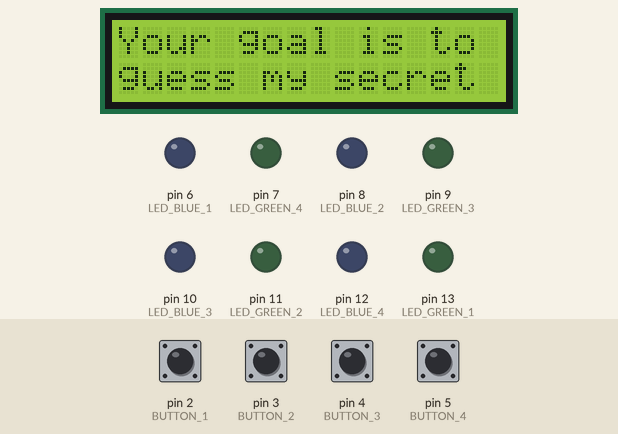
Simulated run of this sketch. Board: Arduino Uno, built with avr-gcc and run on an emulated ATmega328P. On the bench: 16×2 character LCD, output pins drawn as LEDs (lit = HIGH). Inputs (shaded band) come from the test bench; at power-on: pin 2 (BUTTON_1), pin 3 (BUTTON_2), pin 4 (BUTTON_3), pin 5 (BUTTON_4) HIGH. Random numbers use the default seed unless the sketch sets one.

Above: at 2.2 s.
At 8.1 s:
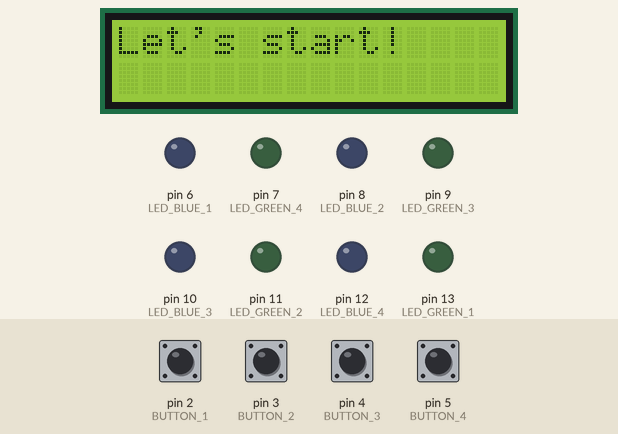
8.2 s: pin 3 (BUTTON_2) pulled LOW for 2.9 s
At 8.8 s:
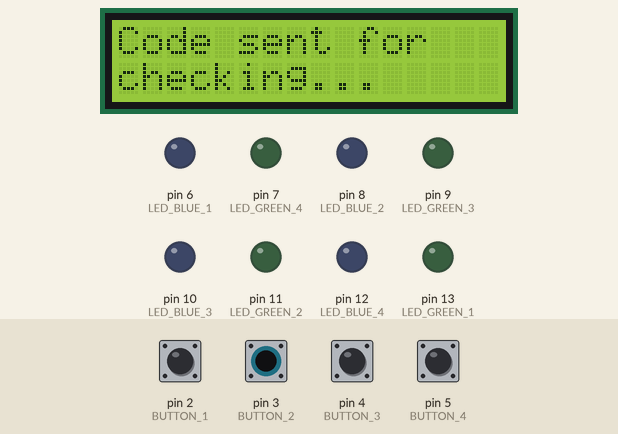
At 16.9 s:
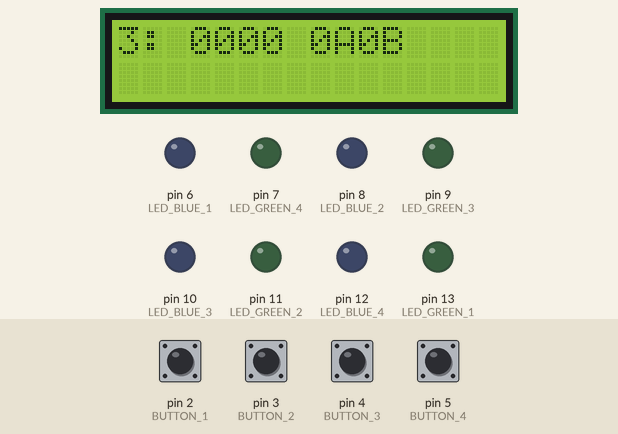
Timing chart, 0 to 18.4 s (numbered marks = the images above; inputs shaded):
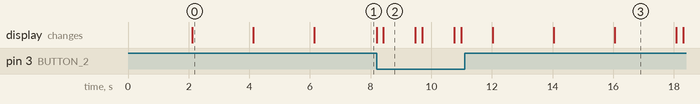

The sketch:

mastermind.ino
```cpp
#include <Wire.h>
#include <LiquidCrystal_I2C.h>
#include "mastermind.h"
#include "lcd_wrapper.h"

LiquidCrystal_I2C lcd(0x27, 16, 2);

void setup() {
    lcd.init();
    lcd.backlight();
    Serial.begin(9600);

    turn_off_leds();

    pinMode(BUTTON_1, INPUT_PULLUP);
    pinMode(BUTTON_2, INPUT_PULLUP);
    pinMode(BUTTON_3, INPUT_PULLUP);
    pinMode(BUTTON_4, INPUT_PULLUP);
    pinMode(BUTTON_ENTER, INPUT_PULLUP);

    pinMode(LED_BLUE_1, OUTPUT);
    pinMode(LED_GREEN_1, OUTPUT);
    pinMode(LED_BLUE_2, OUTPUT);
    pinMode(LED_GREEN_2, OUTPUT);
    pinMode(LED_BLUE_3, OUTPUT);
    pinMode(LED_GREEN_3, OUTPUT);
    pinMode(LED_BLUE_4, OUTPUT);
    pinMode(LED_GREEN_4, OUTPUT);
}

void loop() {
    char* code = generate_code(false, 4);
    play_game(code);
    free(code);
}
```

mastermind.cpp
```cpp
#include "mastermind.h"
#include "lcd_wrapper.h"
#include <Arduino.h>
#include <stdlib.h>
#include <string.h>
#include <stdio.h>
#include <LiquidCrystal_I2C.h>

extern LiquidCrystal_I2C lcd;

char* generate_code(bool repeat, int length) {
    if (length < 1) return NULL;

    char* code = (char*)malloc((length + 1) * sizeof(char));
    if (code == NULL) return NULL;

    for (int i = 0; i < length; i++) {
        code[i] = '0' + random(10);
        if (!repeat) {
            for (int j = 0; j < i; j++) {
                if (code[i] == code[j]) {
                    i--;
                    break;
                }
            }
        }
    }
    code[length] = '\0';
    return code;
}


void get_score(const char* secret, const char* guess, int* peg_a, int* peg_b) {
    *peg_a = 0;
    *peg_b = 0;

    int freq_secret[10] = {0};
    int freq_guess[10] = {0};

    for (int i = 0; i < 4; i++) {
        if (secret[i] == guess[i]) {
            (*peg_a)++;
        } else {
            freq_secret[secret[i] - '0']++;
            freq_guess[guess[i] - '0']++;
        }
    }

    for (int i = 0; i < 10; i++) {
        *peg_b += min(freq_secret[i], freq_guess[i]);
    }
}

void turn_off_leds() {
    digitalWrite(LED_BLUE_1, LOW);
    digitalWrite(LED_GREEN_1, LOW);
    digitalWrite(LED_BLUE_2, LOW);
    digitalWrite(LED_GREEN_2, LOW);
    digitalWrite(LED_BLUE_3, LOW);
    digitalWrite(LED_GREEN_3, LOW);
    digitalWrite(LED_BLUE_4, LOW);
    digitalWrite(LED_GREEN_4, LOW);
}

void render_leds(const int peg_a, const int peg_b) {
    turn_off_leds();

    for (int i = 0; i < peg_a; i++) {
        digitalWrite(LED_GREEN_1 - i * 2, HIGH);
    }

    for (int i = 0; i < peg_b; i++) {
        digitalWrite(LED_BLUE_1 + i * 2, HIGH);
    }
}

char* guess_input(const char* secret, char** history, int history_index) {
    const int buttonPins[] = {BUTTON_1, BUTTON_2, BUTTON_3, BUTTON_4, BUTTON_ENTER};
    int digits[4] = {0, 0, 0, 0};
    bool enterPressed = false;
    bool lastButtonState[5] = {false, false, false, false, false};

    while (!enterPressed) {
        for (int i = 0; i < 4; i++) {
            bool buttonState = digitalRead(buttonPins[i]);
            if (buttonState != lastButtonState[i] && buttonState == LOW) {
                digits[i] = (digits[i] + 1) % 10;
            }
            lastButtonState[i] = buttonState;
        }

        bool enterButtonState = digitalRead(BUTTON_ENTER);
        bool oneButtonState = digitalRead(BUTTON_1);
        bool threeButtonState = digitalRead(BUTTON_3);
        bool twoButtonState = digitalRead(BUTTON_2);
        bool fourButtonState = digitalRead(BUTTON_4);

        if ((enterButtonState != lastButtonState[4] && enterButtonState == LOW) || (oneButtonState && threeButtonState && enterButtonState)) {
            enterPressed = true;
        }

        if (twoButtonState && fourButtonState) {
            lcd.clear();
            for (int i = 0; i < history_index; i++) {
                render_history(secret, history, i);
                delay(2000);
            }
            lcd.clear();
        }

        lastButtonState[4] = enterButtonState;

        lcd.setCursor(0, 0);
        lcd.print("Enter your guess");
        lcd.setCursor(0, 1);
        for (int i = 0; i < 4; i++) {
            lcd.print(digits[i]);
            lcd.print(" ");
        }
        delay(200);
    }

    char* guess = (char*)malloc(5 * sizeof(char));
    for (int i = 0; i < 4; i++) {
        guess[i] = '0' + digits[i];
    }
    guess[4] = '\0';

    return guess;
}

void render_history(const char* secret, char** history, int entry) {
    int peg_a, peg_b;
    get_score(secret, history[entry], &peg_a, &peg_b);
    lcd.setCursor(0, 0);
    lcd.print(entry + 1);
    lcd.print(": ");
    lcd.print(history[entry]);
    lcd.print(" ");
    lcd.print(peg_a);
    lcd.print("A");
    lcd.print(peg_b);
    lcd.print("B");
}

void play_game(const char* secret) {
    int peg_a, peg_b;
    char* history[10];
    int history_index = 0;

    lcd.clear();
    lcd.print("Welcome to");
    lcd.setCursor(0, 1);
    lcd.print("MasterMind");
    delay(2000);
    lcd.clear();
    lcd.print("Your goal is to");
    lcd.setCursor(0, 1);
    lcd.print("guess my secret");
    delay(2000);
    lcd.clear();
    lcd.print("combination.");
    delay(2000);
    lcd.clear();
    lcd.setCursor(0, 0);
    lcd.print("Let's start!");
    delay(2000);
    lcd.clear();

    while (history_index < 10) {
        lcd.clear();
        lcd.setCursor(0, 0);
        lcd.print("Enter your guess");

        char* guess = guess_input(secret, history, history_index);

        lcd.clear();
        lcd.setCursor(0, 0);
        lcd.print("Code sent for");
        lcd.setCursor(0, 1);
        lcd.print("checking...");
        delay(1000);

        turn_off_leds();

        get_score(secret, guess, &peg_a, &peg_b);

        render_leds(peg_a, peg_b);

        history[history_index++] = strdup(guess);
        render_history(secret, history, history_index - 1);

        if (peg_a == 4) {
            lcd.clear();
            lcd.setCursor(0, 0);
            lcd.print("You win!");
            delay(2000);
            lcd.clear();
            lcd.print("Code is:");
            lcd.setCursor(0, 1);
            lcd.print(secret);
            break;
        }

        free(guess);
    }

    if (history_index == 10) {
        lcd.clear();
        lcd.print("You used all");
        lcd.setCursor(0, 1);
        lcd.print("attempts");
        delay(2000);
        lcd.clear();
        lcd.print("Secret code is");
        lcd.setCursor(0, 1);
        lcd.print(secret);
        delay(2000);
    }

    for (int i = 0; i < history_index; i++) {
        free(history[i]);
    }
}
```

mastermind.h
```cpp
#ifndef _MASTERMIND_H
#define _MASTERMIND_H

#define BUTTON_ENTER 1
#define BUTTON_1 2
#define BUTTON_2 3
#define BUTTON_3 4
#define BUTTON_4 5

#define LED_BLUE_4 12
#define LED_GREEN_1 13
#define LED_BLUE_3 10
#define LED_GREEN_2 11
#define LED_BLUE_2 8
#define LED_GREEN_3 9
#define LED_BLUE_1 6
#define LED_GREEN_4 7

char* generate_code(bool repeat, int length);
void play_game(const char* secret);
void render_leds(int peg_a, int peg_b);
void turn_off_leds();
void get_score(const char* secret, const char* guess, int* peg_a, int* peg_b);
void guess_input(char* guess, const char* secret);
void render_history(const char* secret, char** history, int entry);

#endif
```

lcd_wrapper.cpp
```cpp
#include <Arduino.h>

#include "lcd_wrapper.h"


void lcd_init(){
}

void lcd_clear(){
}


void lcd_set_cursor(int y, int x){
}


void lcd_print(char* text){
    Serial.println(text);
}


void lcd_print_at(int y, int x, char* text){
    lcd_set_cursor(y, x);
    lcd_print(text);
}
```

lcd_wrapper.h
```cpp
#ifndef _LCD_H
#define _LCD_H

/**
 * Initialize LCD
 *
 * Everything you need to initialize your LCD display, place here.
 * This function should be called in function setup().
 */
void lcd_init();


/**
 * Clears the LCD display
 *
 * Clears content of the LCD display. After the call is display empty.
 */
void lcd_clear();


/**
 * Set cursor to given posititon
 *
 * Sets cursor to given position based on y and x coordinates.
 * @param y the row
 * @param x the column
 */
void lcd_set_cursor(int y, int x);


/**
 * Print text on LCD display
 *
 * Prints the givent text on the display on the current
 * cursor position.
 * @param text the text to print
 */
void lcd_print(char* text);


/**
 * Set cursor to given positition and print text
 *
 * Sets the cursor to given position based on y and x coorindates
 * and then prints the given text.
 * @param y the row
 * @param x the column
 * @param text the text to print
 */
void lcd_print_at(int y, int x, char* text);

#endif
```

Measured:
- what the display in image 0 shows lasts 2.0 s, from 2.1 s to 4.1 s
- what the display in image 1 shows lasts 2.1 s, from 6.1 s to 8.2 s
- what the display in image 2 shows lasts 1.1 s, from 8.4 s to 9.5 s
